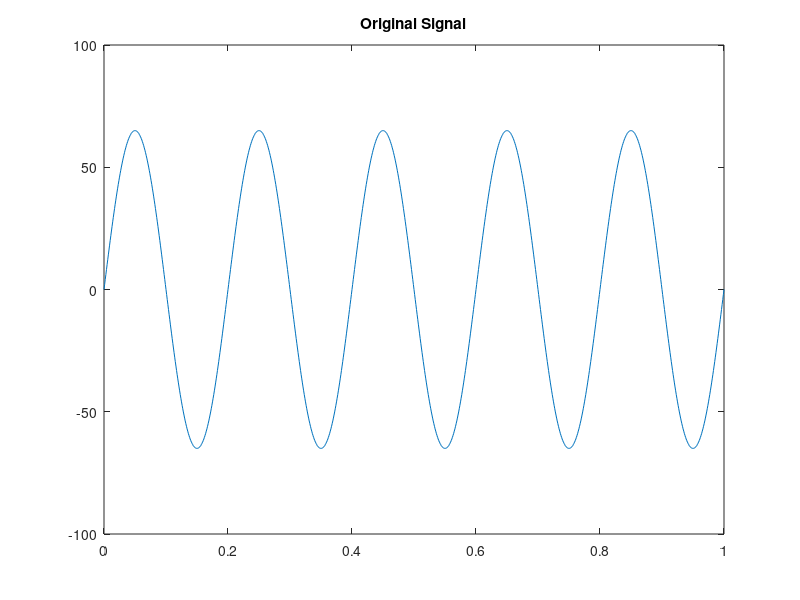
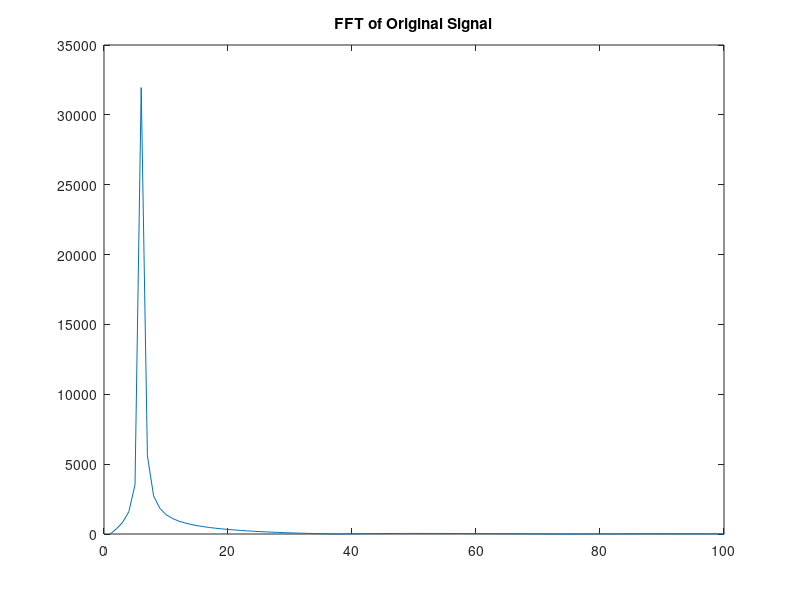
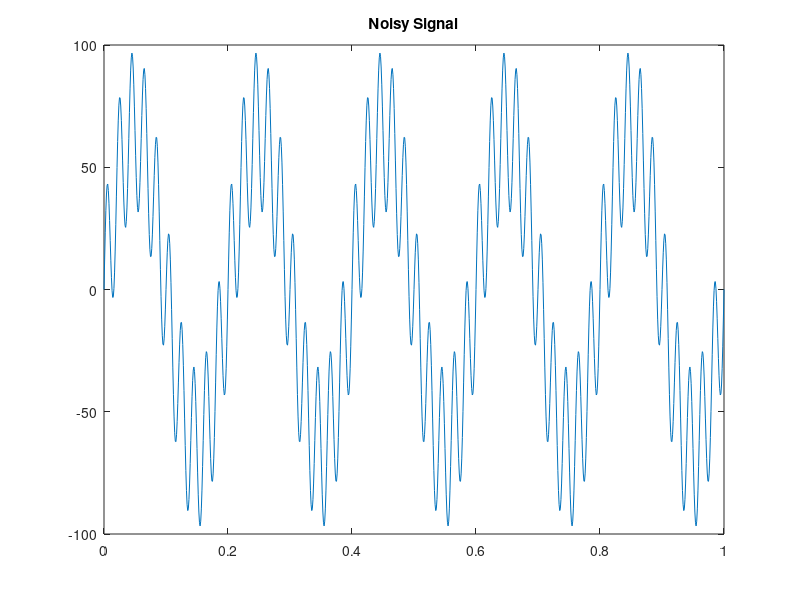
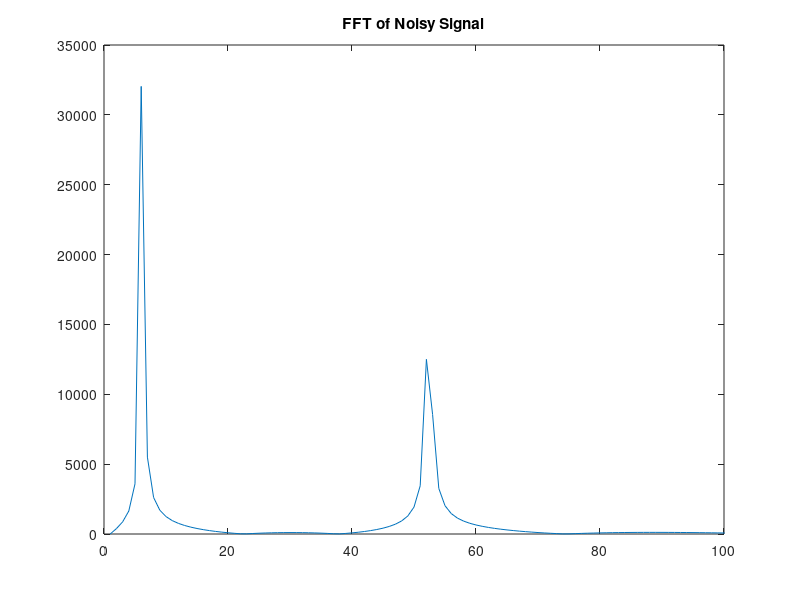

The MATLAB source for these figures, in order:
% Signal and Noise
fs = 1000;
f = 5;
A = 65;
fn = 50;
An = 32.5;
t = 1;
n = 0:1/fs:t;
x = A*sin(2*pi*f*n);
y = An*sin(2*pi*fn*n);
z = x + y;
% Original Signal
figure;
plot(n,x);
title('Original Signal');
% FFT of Original Signal
figure;
plot(abs(fft(x,1028)));
title('FFT of Original Signal');
xlim([0 100]);
% Noisy Signal
figure;
plot(n,z);
title('Noisy Signal');
% FFT of Noisy Signal
figure;
plot(abs(fft(z,1028)));
title('FFT of Noisy Signal');
xlim([0 100]);
% FIR Low Pass Filter
o_fir = 40;
fc = 10;
wc = 2*pi*fc/fs;
b_fir = fir1(o_fir,wc,'low');
x_f_fir = filter(b_fir,1,z);
figure;
plot(n,x_f_fir);
title('FIR Low Pass Filtered Signal');
figure;
plot(abs(fft(x_f_fir,1028)));
title('FFT of FIR Low Pass Filtered Signal');
xlim([0 100]);
% IIR Low Pass Filter
o_iir = 10;
fc = 10;
wc = 2*pi*fc/fs;
[b,a] = butter(o_iir,wc,'low');
x_f_iir = filter(b,a,z);
figure;
plot(n,x_f_iir);
title('IIR Low Pass Filtered Signal');
figure;
plot(abs(fft(x_f_iir,1028)));
title('FFT of IIR Low Pass Filtered Signal');
xlim([0 100]);
% FIR Band Stop Filter
o_fir = 40;
f1 = 45;
f2 = 55;
wc1 = 2*pi*f1/fs;
wc2 = 2*pi*f2/fs;
b_fir = fir1(o_fir,[wc1 wc2],'stop')
x_f_fir_bs = filter(b_fir,1,z);
figure;
plot(n,x_f_fir_bs);
title('FIR Band Stop Filtered Signal');
figure;
plot(abs(fft(x_f_fir_bs,1028)));
title('FFT of FIR Band Stop Filtered Signal');
xlim([0 100]);
% IIR Band Stop Filter
o_iir = 10;
f1 = 45;
f2 = 55;
wc1 = 2*pi*f1/fs;
wc2 = 2*pi*f2/fs;
[b,a] = butter(o_iir,[wc1 wc2],'stop');
x_f_iir_bs = filter(b,a,z);
figure;
plot(n,x_f_iir_bs);
title('IIR Band Stop Filtered Signal');
figure;
plot(abs(fft(x_f_iir_bs,1028)));
title('FFT of IIR Band Stop Filtered Signal');
xlim([0 100]);
